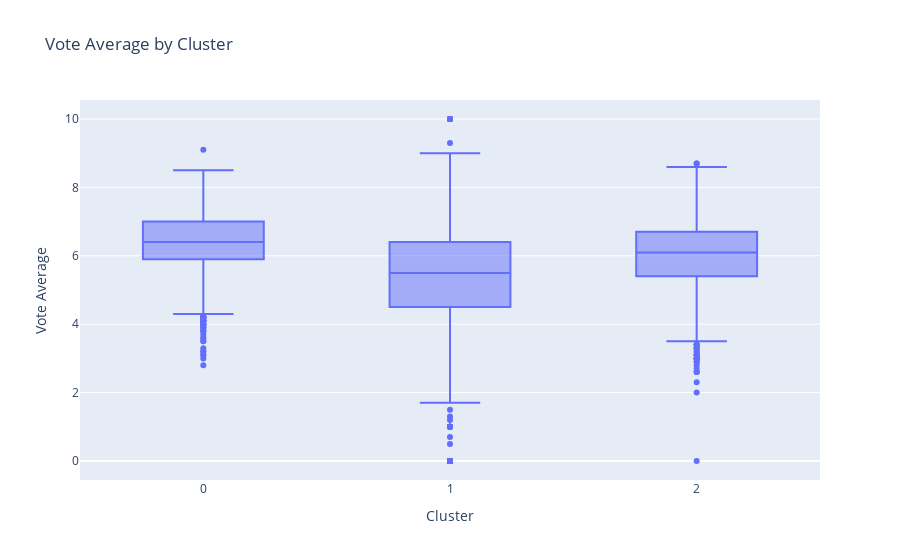

Write notebook code for a chart like this one.
### Code cell
fig = px.box(
    df_clusters,
    x='cluster',
    y='vote_average',
    title='Vote Average by Cluster',
    labels={'cluster': 'Cluster', 'vote_average': 'Vote Average'}
)
fig.show()

### Figure 1 — Plotly figure (JSON) as saved in the notebook; plotly's stock layout.template omitted (floating-point values rounded to 4 significant figures; data arrays with more than 128 entries replaced by an {"elided": "..."} marker saying what was removed)
{"data": [{"alignmentgroup": "True", "hovertemplate": "Cluster=%{x}<br>Vote Average=%{y}<extra></extra>", "legendgroup": "", "marker": {"color": "#636efa"}, "name": "", "notched": false, "offsetgroup": "", "orientation": "v", "showlegend": false, "type": "box", "x": {"elided": "9017 int values"}, "x0": " ", "xaxis": "x", "y": {"elided": "9017 float values"}, "y0": " ", "yaxis": "y"}], "layout": {"boxmode": "group", "legend": {"tracegroupgap": 0}, "title": {"text": "Vote Average by Cluster"}, "xaxis": {"anchor": "y", "domain": [0, 1], "title": {"text": "Cluster"}}, "yaxis": {"anchor": "x", "domain": [0, 1], "title": {"text": "Vote Average"}}}}
